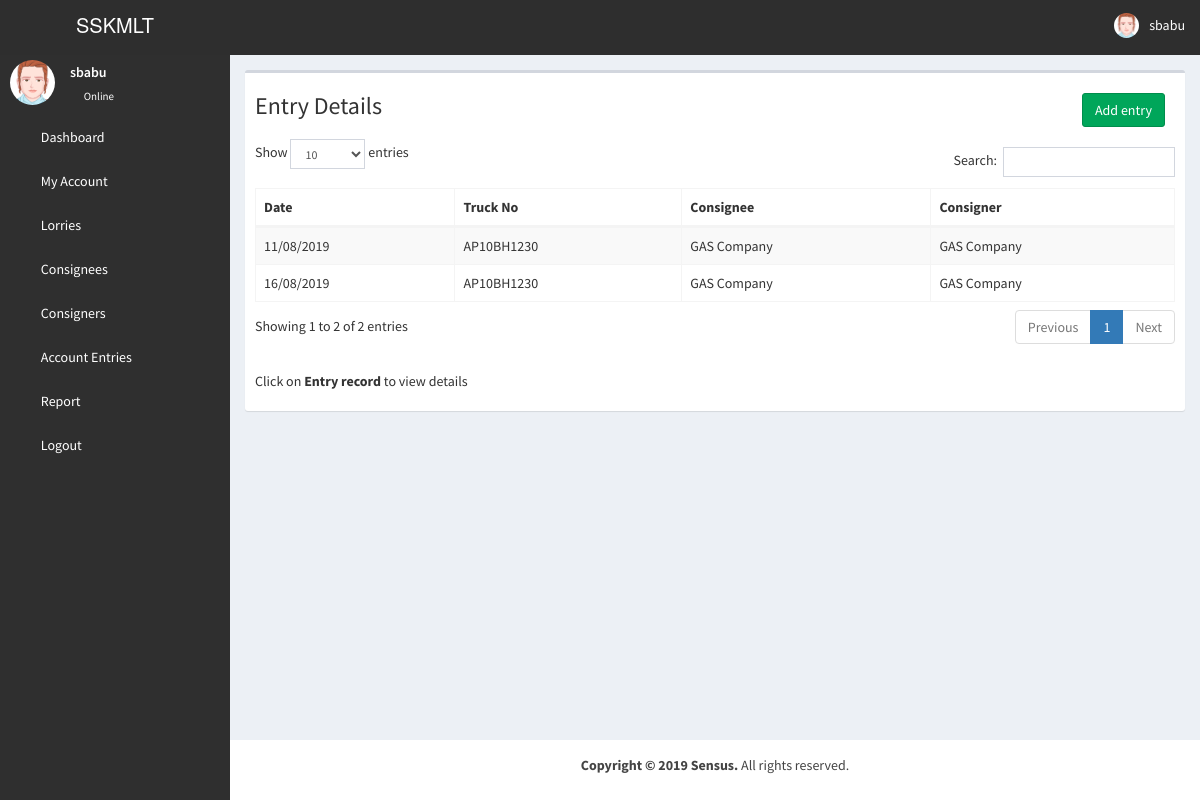
Screenshot of /entries/ (signed in) with the database file from the repository.
### authentication/models.py (models this page shows)
class Profile(AbstractBaseUser):
    username = models.CharField(max_length = 100, unique = True)
    first_name = models.CharField(max_length = 30, blank = True)
    last_name = models.CharField(max_length = 30, blank = True)
    password = models.CharField(max_length=128)
    email = models.EmailField()
    is_superuser = models.BooleanField(default = False)
    objects = UserManager()
    USERNAME_FIELD = 'username'
    REQUIRED_FIELDS = ['email']

class AccountEntry(models.Model):
    customer_consignee = models.ForeignKey(CustomerCosignee)
    customer_consigner = models.ForeignKey(CustomerConsigner)
    truck = models.ForeignKey(Lorry)
    date = models.DateField()
    tons = models.FloatField(null=True,blank=True,default='0.0')
    freight = models.FloatField(null=True,blank=True,default='0.0')
    advance = models.FloatField(null=True,blank=True,default='0.0')
    balance = models.FloatField(null=True,blank=True,default='0.0')
    hamali = models.FloatField(null=True,blank=True,default='0.0')
    netcollection = models.FloatField(null=True,blank=True,default='0.0')
    collection_date = models.DateField(null=True,blank=True)
    paid_date = models.DateField(null=True,blank=True)
    paid_balance = models.FloatField(null=True,blank=True,default='0.0')
    station = models.CharField(max_length=10,null=True,blank=True)
    driver_paid_balance = models.FloatField(null=True,blank=True)

class Lorry(models.Model):
    truck_no = models.CharField(max_length=50,help_text='truck No')
    driver_name = models.CharField(max_length=30,help_text='Driver name')
    driver_id = models.CharField(max_length=50,help_text="Driver ID",null=True,blank=True)
    driver_contact = models.CharField(max_length=50,help_text="Contact")
    owner_name = models.CharField(max_length=50,help_text="Owner name")
    owner_contact = models.CharField(max_length=50,help_text="Owner Contact")
    licence_id = models.CharField(max_length=40,help_text="licence_id")
    commission_amount = models.FloatField(null=True,blank=True)

class CustomerCosignee(models.Model):
    customer_name = models.CharField(max_length=40,help_text='Customer name')
    contact = models.CharField(max_length=40,help_text='Contact')
    address = models.CharField(max_length=100,help_text='address')

### authentication/views.py (the view)
# urls.py: url(r'^entries/',entries),
def entries(request):
    entries = AccountEntry.objects.all()
    return render(request,'entries.html',{'entries':entries})

### templates/entries.html (shortened to what this page needs)
{% extends "base.html" %}
{% load static %}
{% block content %}
    <div class="content-wrapper">
    <section class="content">
      <div class="row">
        <div class="col-xs-12">
            <div class="box">
              <div><h3 style="padding-left: 10px;display: inline-block;">Entry Details</h3>
                  <div style="display: inline-flex; margin: 20px" class="pull-right">
                  <button type="button" class="btn btn-block btn-success" style="margin-left: 10px"><a href="/accountentry/">Add entry</a></button>
                </div>
                  </div>
            <div class='box-body'>
                <table class="table table-bordered table-striped" id="lorrytable">
                        <thead>
                        <tr>
                            <th>Date</th>
                            <th>Truck No</th>
                            <th>Consignee</th>
                            <th>Consigner</th>
                        </tr>
                    </thead>
                   <tbody>
                     {% for entry in entries %}
                            <tr class='clickable-row' data-href='/accountentry/{{ entry.id }}/'>
                                <td>{{ entry.date|date:"d/m/Y" }}</td>
                                <td>{{ entry.truck.truck_no }}</td>
                                <td>{{ entry.customer_consignee.customer_name }}</td>
                                <td id='username'>{{ entry.customer_consignee.customer_name }}</td>
                            </tr>
                        {% endfor %}
                   </tbody>
                   </table>
            </div>
            <div style="padding: 10px;"><p style="display: inline-block;">Click on <b>Entry record</b> to view details</p></div>
            </div>
          </div>
        </div>
        </div>
      </div>
    {% endblock %}

### templates/header.html (shortened to what this page needs)
{% load static %}
<header class="main-header">
    <a href="dashboard.html" class="logo" style="background-color: #2e2e2e;">
      <span class="logo-lg">SSKMLT</span>
    </a>
    <nav class="navbar navbar-static-top">
      <a href="#" class="sidebar-toggle" data-toggle="push-menu" role="button">
      </a>
      <div class="navbar-custom-menu">
        <ul class="nav navbar-nav">
          <li class="dropdown user user-menu">
            <a href="#" class="dropdown-toggle" data-toggle="dropdown">
              <img src="{% static "images/avatar2.png" %}"  class="user-image" alt="User Image">
              <span class="hidden-xs">{{request.user.username}}</span>
            </a>
          </li>
        </ul>
      </div>
    </nav>
  </header>

### templates/menu.html
{% load static %}
<aside class="main-sidebar custom-color">
    <section class="sidebar">
      <div class="user-panel">
        <div class="pull-left image">
          <img src="{% static "images/avatar2.png" %}" class="img-circle" alt="User Image">
        </div>
        <div class="pull-left info">
          <p>{{request.user.username}}</p>
          <a href="#"><i class="fa fa-circle text-success"></i> Online</a>
        </div>
      </div>
      <ul class="sidebar-menu tree" data-widget="tree">
  <li><a href="/dashboard/"><i class="fa fa-dashboard"></i> <span>Dashboard</span></a></li>
    <li><a href="/account/"><i class="fa fa-gear"></i> <span>My Account</span></a></li>
    <li><a href="/lorries/"><i class="fa fa-gear"></i> <span>Lorries</span></a></li>
    <li><a href="/consignees/"><i class="fa fa-gear"></i> <span>Consignees</span></a></li>
    <li><a href="/consigners/"><i class="fa fa-gear"></i> <span>Consigners</span></a></li>
    <li><a href="/entries/"><i class="fa fa-gear"></i> <span>Account Entries</span></a></li>
    <li><a href="/report/"><i class="fa fa-gear"></i> <span>Report</span></a></li>
        <li><a href="/logout/"><i class="fa fa-sign-out"></i> <span>Logout</span></a></li>
      </ul>
    </section>
  </aside>

### rows the page displays
Profile: user.username "sbabu"
AccountEntry: date "16/08/2019", truck.truck_no "AP10BH1230", customer_consignee.customer_name "GAS Company"
AccountEntry: date "11/08/2019", truck.truck_no "AP10BH1230", customer_consignee.customer_name "GAS Company"
